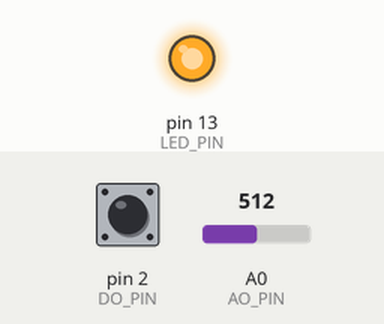
Bench run of a sketch on a simulated Arduino Uno, built with avr-gcc and run on an emulated ATmega328P. Parts: output pins drawn as LEDs (lit = HIGH). The inputs (shaded band) are chosen by the test bench; at power-on: A0 (AO_PIN) = 512, pin 2 (DO_PIN) HIGH. What the sketch prints to the serial monitor is not drawn.

Above: at 1.3 s.
1.4 s: A0 (AO_PIN) set to 716
6.1 s: pin 2 (DO_PIN) pulled LOW for 2.5 s
At 8.2 s:
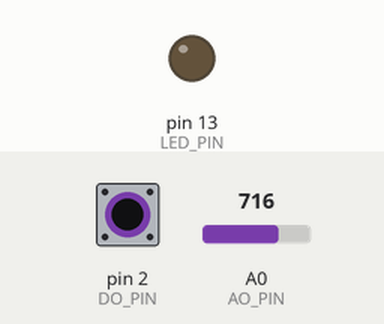
10.1 s: A0 (AO_PIN) set to 900
Timing chart, 0 to 13.1 s (numbered marks = the images above; inputs shaded):
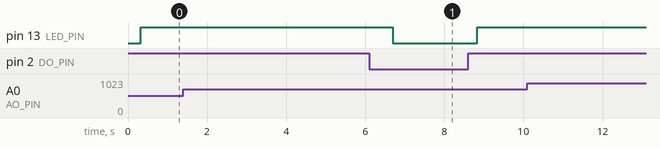

Measured:
- after the input at 1.4 s, every drawn part: stays the same
- after the input at 6.1 s, pin 13 (LED_PIN): HIGH → LOW after 0.60 s, → HIGH 2.1 s later
- after the input at 10.1 s, every drawn part: stays the same

The sketch:

SoilMoisture_Test.ino
```cpp
/*
 * 土壤湿度传感器 完整调试程序 (AO + DO 全参数打印)
 * 适用: 电阻式 FC-28 (YL-69 探头 + YL-38 比较器模块)
 *
 * 接线 (四根线全接):
 *   VCC -> Arduino 5V
 *   GND -> Arduino GND
 *   AO  -> Arduino A0    (模拟量: 0~1023, 干燥时数值高, 湿润时数值低)
 *   DO  -> Arduino D2    (数字量: 0 或 1, 翻转阈值由模块蓝色电位器决定)
 *   (板载 LED D13 无需接线, 干燥时点亮提醒)
 *
 * 打印的全部参数:
 *   1. ADC 原始值     : analogRead(A0), 范围 0~1023
 *   2. 输出电压       : ADC 值换算的电压 (按 5V 参考)
 *   3. 土壤湿度百分比 : 由标定值映射, 0% = 干, 100% = 湿
 *   4. DO 电平        : 0 或 1 (原始数字量)
 *   5. DO 状态        : 湿润 / 干燥 (受电位器阈值控制)
 *   6. 综合状态       : 基于湿度百分比的判断 (过干/适中/过湿)
 *
 * 刷新频率: 每 2 秒更新一次, 想更慢就调大 UPDATE_DELAY
 */

const int AO_PIN = A0;    // 传感器 AO -> A0
const int DO_PIN = 2;     // 传感器 DO -> D2
const int LED_PIN = 13;   // 板载 LED, 干燥时点亮提醒浇水

// ---- 标定值 (默认值仅供参考, 请按实测修改) ----
const int DRY_VALUE = 950;  // 探头悬空(完全干燥)时的 ADC 读数
const int WET_VALUE = 350;  // 探头插进水里(湿润)时的 ADC 读数

// 湿度百分比阈值
const int DRY_THRESHOLD = 30;  // 湿度 <30% 认为过干
const int WET_THRESHOLD = 70;  // 湿度 >70% 认为过湿

// DO 极性: 标准 FC-28 湿润 = LOW, 干燥 = HIGH; 方向相反改成 false
const bool DO_ACTIVE_LOW = true;

// 串口刷新间隔 (毫秒): 500 = 0.5秒, 2000 = 2秒, 5000 = 5秒
const unsigned long UPDATE_DELAY = 2000;

void setup() {
  Serial.begin(9600);
  pinMode(DO_PIN, INPUT_PULLUP);  // DO 内部上拉, 防止悬空读数抖动
  pinMode(LED_PIN, OUTPUT);

  Serial.println(F("========== 土壤湿度传感器 全参数调试 =========="));
  Serial.println(F("接线: VCC->5V  GND->GND  AO->A0  DO->D2"));
  Serial.println(F("说明: ADC 数值越大 = 越干, 越小 = 越湿"));
  Serial.println(F("==============================================="));
}

void loop() {
  // 1. 读取模拟量 AO (A0)
  int adc = analogRead(AO_PIN);
  float voltage = adc * (5.0 / 1023.0);   // 按 5V 参考换算成电压

  // 2. 把 ADC 原始值映射为湿度百分比
  int moisture = constrain(map(adc, DRY_VALUE, WET_VALUE, 0, 100), 0, 100);

  // 3. 读取数字量 DO (D2)
  int doLevel = digitalRead(DO_PIN);
  bool doWet = (doLevel == LOW) ? DO_ACTIVE_LOW : !DO_ACTIVE_LOW;

  // 4. 打印全部参数
  Serial.println(F("---- 当前读数 ----"));
  Serial.print(F("ADC 原始值 : "));
  Serial.println(adc);
  Serial.print(F("输出电压   : "));
  Serial.print(voltage, 2);
  Serial.println(F(" V"));
  Serial.print(F("土壤湿度   : "));
  Serial.print(moisture);
  Serial.println(F(" %"));
  Serial.print(F("DO 电平    : "));
  Serial.println(doLevel);
  Serial.print(F("DO 状态    : "));
  Serial.println(doWet ? F("湿润") : F("干燥"));

  // 5. 基于湿度百分比的综合判断
  Serial.print(F("综合状态   : "));
  if (moisture < DRY_THRESHOLD) {
    Serial.println(F("土壤过干, 需要浇水!"));
  } else if (moisture < WET_THRESHOLD) {
    Serial.println(F("湿度适中"));
  } else {
    Serial.println(F("土壤过湿"));
  }

  // 6. LED 提醒: 土壤干燥时点亮板载 LED
  if (doWet) {
    digitalWrite(LED_PIN, LOW);
  } else {
    digitalWrite(LED_PIN, HIGH);
  }

  Serial.println(F("--------------------"));
  delay(UPDATE_DELAY);  // 等待 2 秒后刷新下一组读数
}
```
